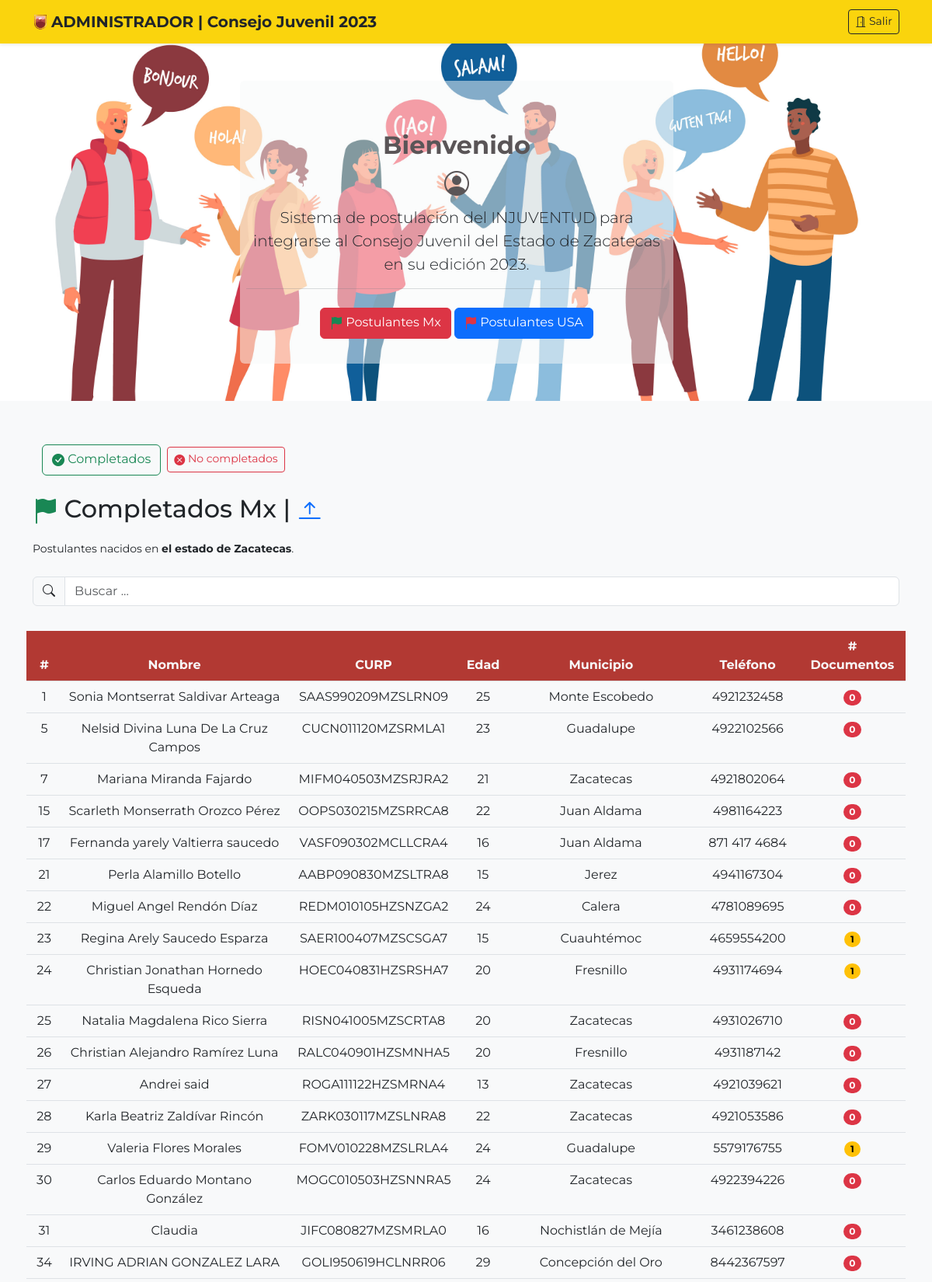
Page /sistema/admin/no_completados.php (upper part) on the committed database.
### tables this page shows
CREATE TABLE `usr` (
  `id` int(11) NOT NULL,
  `usr` varchar(100) DEFAULT NULL,
  `pwd` varchar(100) DEFAULT NULL,
  `perfil` int(11) DEFAULT NULL,
  `curp` varchar(18) DEFAULT NULL,
  `nombre` varchar(100) DEFAULT NULL,
  `edad` int(11) DEFAULT NULL,
  `municipio` int(11) DEFAULT NULL,
  `telefono` varchar(30) DEFAULT NULL,
  `categoria` int(11) DEFAULT NULL
);

CREATE TABLE `municipio` (
  `id` int(11) NOT NULL,
  `municipio` varchar(50) NOT NULL
);

### sistema/admin/query/lista_postulantes_general_no_completados.php (the view)
<?php
include('qc.php');
$sqlPostulantes ="SELECT * FROM usr WHERE perfil = 1";
$resultadoSQL = $conn->query($sqlPostulantes);
$x = 0;
while($rowSQL = $resultadoSQL->fetch_assoc()){
    $x++;
    $idDocs = $rowSQL['id'];
    $contador = "SELECT COUNT(documento) AS contar FROM documentos WHERE id_ext = '$idDocs'";
    $resultadoContar = $conn->query($contador);
    $rowContar = $resultadoContar -> fetch_assoc();
    $numero = $rowContar['contar'];
    if($numero<9){
    echo'
    <tr>
        <td>'.$x.'</td>
        <td>'.$rowSQL['nombre'].'</td>
        <td>'.$rowSQL['curp'].'</td>
        <td>'.$rowSQL['edad'].'</td>';
        $mun = $rowSQL['municipio'];
    $sqlMunicipio = "SELECT * FROM municipio WHERE id = '$mun'";
    $resultadoMunicipio = $conn -> query($sqlMunicipio);
    $rowMunicipio = $resultadoMunicipio->fetch_assoc();
    echo'
        <td>'.$rowMunicipio['municipio'].'</td>
        ';
    echo'
        <td>'.$rowSQL['telefono'].'</td>
        <td>
            <a href="listado_docs.php?id='.$rowSQL['id'].'">';
        if ($numero == 0){
            echo'
            <span class="badge rounded-pill text-bg-danger">
            ';
        }
        else if ($numero == 1 || $numero == 2 || $numero == 3 || $numero == 4 || $numero == 5 || $numero == 6 || $numero == 7 || $numero == 8){
            echo'
            <span class="badge rounded-pill text-bg-warning">
            ';
        }
        else if ($numero == 9){
            echo'
            <span class="badge rounded-pill text-bg-primary">
            ';
        }
            echo'
                '.$numero.'
            </span>
            </a>
        </td>
    </tr>
';
}
}
?>

### sistema/admin/no_completados.php (style rules this page uses)
body { font-family: 'Montserrat', sans-serif; }

### rows in the picture
usr: nombre "Sonia Montserrat Saldivar Arteaga", curp "SAAS990209MZSLRN09", edad "25", municipio.municipio "Monte Escobedo", telefono "4921232458", numero "0"
usr: nombre "Nelsid Divina Luna De La Cruz Campos", curp "CUCN011120MZSRMLA1", edad "23", municipio.municipio "Guadalupe", telefono "4922102566", numero "0"
usr: nombre "Mariana Miranda Fajardo", curp "MIFM040503MZSRJRA2", edad "21", municipio.municipio "Zacatecas", telefono "4921802064", numero "0"
usr: nombre "Scarleth Monserrath Orozco Pérez", curp "OOPS030215MZSRRCA8", edad "22", municipio.municipio "Juan Aldama", telefono "4981164223", numero "0"
usr: nombre "Fernanda yarely Valtierra saucedo", curp "VASF090302MCLLCRA4", edad "16", municipio.municipio "Juan Aldama", telefono "871 417 4684", numero "0"
usr: nombre "Perla Alamillo Botello", curp "AABP090830MZSLTRA8", edad "15", municipio.municipio "Jerez", telefono "4941167304", numero "0"
usr: nombre "Miguel Angel Rendón Díaz", curp "REDM010105HZSNZGA2", edad "24", municipio.municipio "Calera", telefono "4781089695", numero "0"
usr: nombre "Regina Arely Saucedo Esparza", curp "SAER100407MZSCSGA7", edad "15", municipio.municipio "Cuauhtémoc", telefono "4659554200", numero "1"
usr: nombre "Christian Jonathan Hornedo Esqueda", curp "HOEC040831HZSRSHA7", edad "20", municipio.municipio "Fresnillo", telefono "4931174694", numero "1"
usr: nombre "Natalia Magdalena Rico Sierra", curp "RISN041005MZSCRTA8", edad "20", municipio.municipio "Zacatecas", telefono "4931026710", numero "0"
usr: nombre "Christian Alejandro Ramírez Luna", curp "RALC040901HZSMNHA5", edad "20", municipio.municipio "Fresnillo", telefono "4931187142", numero "0"
usr: nombre "Andrei said", curp "ROGA111122HZSMRNA4", edad "13", municipio.municipio "Zacatecas", telefono "4921039621", numero "0"
usr: nombre "Karla Beatriz Zaldívar Rincón", curp "ZARK030117MZSLNRA8", edad "22", municipio.municipio "Zacatecas", telefono "4921053586", numero "0"
usr: nombre "Valeria Flores Morales", curp "FOMV010228MZSLRLA4", edad "24", municipio.municipio "Guadalupe", telefono "5579176755", numero "1"
usr: nombre "Carlos Eduardo Montano González", curp "MOGC010503HZSNNRA5", edad "24", municipio.municipio "Zacatecas", telefono "4922394226", numero "0"
usr: nombre "Claudia", curp "JIFC080827MZSMRLA0", edad "16", municipio.municipio "Nochistlán de Mejía", telefono "3461238608", numero "0"
usr: nombre "IRVING ADRIAN GONZALEZ LARA", curp "GOLI950619HCLNRR06", edad "29", municipio.municipio "Concepción del Oro", telefono "8442367597", numero "0"
